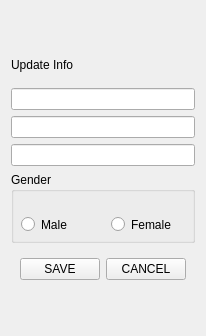
            <widget class="QWidget" name="profileEditPage">
             <property name="styleSheet">
              <string notr="true">/* --- Trang Chỉnh sửa Profile --- */

/* Style cho GroupBox Giới tính */
#profileEditPage QGroupBox {
    color: #333333; /* Chữ màu đen đậm cho tiêu đề GroupBox */
    font-weight: bold;
    margin-top: 10px;
    margin-bottom: 10px;
}
#profileEditPage QGroupBox::title {
    subcontrol-origin: margin;
    subcontrol-position: top left; /* Đặt tiêu đề ở trên và bên trái */
    padding: 0 10px;
    left: 10px; /* Dịch tiêu đề vào trong */
}

/* Style cho RadioButton */
#profileEditPage QRadioButton {
    color: #333333; /* Chữ màu đen cho RadioButton */
    font-size: 14px;
    padding: 5px;
    margin-left: 10px; /* Dịch vào trong GroupBox */
}</string>
             </property>
             <layout class="QVBoxLayout" name="verticalLayout_19" stretch="1,1,2,2,2,2,1,1">
              <item>
               <spacer name="verticalSpacer_4">
                <property name="orientation">
                 <enum>Qt::Orientation::Vertical</enum>
                </property>
                <property name="sizeHint" stdset="0">
                 <size>
                  <width>20</width>
                  <height>67</height>
                 </size>
                </property>
               </spacer>
              </item>
              <item>
               <widget class="QLabel" name="label">
                <property name="text">
                 <string>Update Info</string>
                </property>
               </widget>
              </item>
              <item>
               <widget class="QLineEdit" name="editStaffIdInput">
                <property name="readOnly">
                 <bool>true</bool>
                </property>
               </widget>
              </item>
              <item>
               <widget class="QLineEdit" name="editStaffNameInput"/>
              </item>
              <item>
               <widget class="QLineEdit" name="editStaffPassInput"/>
              </item>
              <item>
               <widget class="QGroupBox" name="groupBox_2">
                <property name="title">
                 <string>Gender</string>
                </property>
                <widget class="QRadioButton" name="editStaffMale">
                 <property name="geometry">
                  <rect>
                   <x>10</x>
                   <y>40</y>
                   <width>111</width>
                   <height>25</height>
                  </rect>
                 </property>
                 <property name="text">
                  <string>Male</string>
                 </property>
                </widget>
                <widget class="QRadioButton" name="editStaffFemale">
                 <property name="geometry">
                  <rect>
                   <x>100</x>
                   <y>40</y>
                   <width>111</width>
                   <height>25</height>
                  </rect>
                 </property>
                 <property name="text">
                  <string>Female</string>
                 </property>
                </widget>
               </widget>
              </item>
              <item>
               <widget class="QWidget" name="widget_6" native="true">
                <layout class="QHBoxLayout" name="horizontalLayout_12">
                 <item>
                  <widget class="QPushButton" name="saveProfileButton">
                   <property name="text">
                    <string>SAVE</string>
                   </property>
                  </widget>
                 </item>
                 <item>
                  <widget class="QPushButton" name="cancelProfileButton">
                   <property name="text">
                    <string>CANCEL</string>
                   </property>
                  </widget>
                 </item>
                </layout>
               </widget>
              </item>
              <item>
               <spacer name="verticalSpacer_5">
                <property name="orientation">
                 <enum>Qt::Orientation::Vertical</enum>
                </property>
                <property name="sizeHint" stdset="0">
                 <size>
                  <width>20</width>
                  <height>66</height>
                 </size>
                </property>
               </spacer>
              </item>
             </layout>
            </widget>
